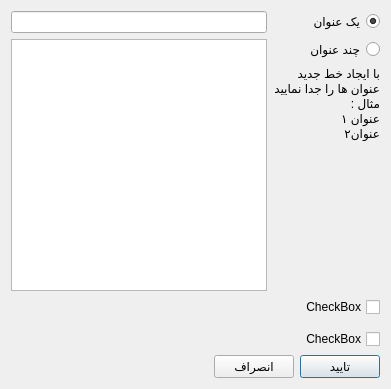
<?xml version="1.0" encoding="UTF-8"?>
<ui version="4.0">
 <class>AddDirDialog</class>
 <widget class="QDialog" name="AddDirDialog">
  <property name="geometry">
   <rect>
    <x>0</x>
    <y>0</y>
    <width>390</width>
    <height>389</height>
   </rect>
  </property>
  <property name="windowTitle">
   <string>افزودن </string>
  </property>
  <property name="layoutDirection">
   <enum>Qt::RightToLeft</enum>
  </property>
  <layout class="QVBoxLayout" name="verticalLayout">
   <item>
    <layout class="QGridLayout" name="gridLayout">
     <item row="0" column="0">
      <widget class="QRadioButton" name="radioButton">
       <property name="text">
        <string>یک عنوان</string>
       </property>
       <property name="checked">
        <bool>true</bool>
       </property>
      </widget>
     </item>
     <item row="0" column="1">
      <widget class="QLineEdit" name="nameText">
       <property name="minimumSize">
        <size>
         <width>256</width>
         <height>0</height>
        </size>
       </property>
      </widget>
     </item>
     <item row="1" column="0">
      <layout class="QVBoxLayout" name="verticalLayout_2">
       <item>
        <widget class="QRadioButton" name="radioButton_2">
         <property name="text">
          <string>چند عنوان</string>
         </property>
        </widget>
       </item>
       <item>
        <widget class="QLabel" name="label">
         <property name="text">
          <string>با ایجاد خط جدید
عنوان ها را جدا نمایید
مثال :
عنوان ۱
عنوان۲</string>
         </property>
        </widget>
       </item>
       <item>
        <spacer name="verticalSpacer_2">
         <property name="orientation">
          <enum>Qt::Vertical</enum>
         </property>
         <property name="sizeHint" stdset="0">
          <size>
           <width>20</width>
           <height>40</height>
          </size>
         </property>
        </spacer>
       </item>
      </layout>
     </item>
     <item row="1" column="1">
      <widget class="QPlainTextEdit" name="plainTextEdit"/>
     </item>
    </layout>
   </item>
   <item>
    <widget class="QCheckBox" name="asDir">
     <property name="text">
      <string>CheckBox</string>
     </property>
    </widget>
   </item>
   <item>
    <widget class="Line" name="line">
     <property name="orientation">
      <enum>Qt::Vertical</enum>
     </property>
    </widget>
   </item>
   <item>
    <widget class="QCheckBox" name="setfrist">
     <property name="text">
      <string>CheckBox</string>
     </property>
    </widget>
   </item>
   <item>
    <layout class="QHBoxLayout" name="horizontalLayout">
     <item>
      <widget class="QPushButton" name="pushButtonOk">
       <property name="text">
        <string>تایید</string>
       </property>
       <property name="icon">
        <iconset resource="rc.qrc">
         <normaloff>:/images/ok.png</normaloff>:/images/ok.png</iconset>
       </property>
      </widget>
     </item>
     <item>
      <widget class="QPushButton" name="pushButtonCancel">
       <property name="text">
        <string>انصراف</string>
       </property>
       <property name="icon">
        <iconset>
         <normaloff>:/images/cancel2.png</normaloff>:/images/cancel2.png</iconset>
       </property>
      </widget>
     </item>
     <item>
      <spacer name="horizontalSpacer">
       <property name="orientation">
        <enum>Qt::Horizontal</enum>
       </property>
       <property name="sizeHint" stdset="0">
        <size>
         <width>40</width>
         <height>20</height>
        </size>
       </property>
      </spacer>
     </item>
    </layout>
   </item>
  </layout>
 </widget>
 <resources>
  <include location="rc.qrc"/>
 </resources>
 <connections/>
</ui>
